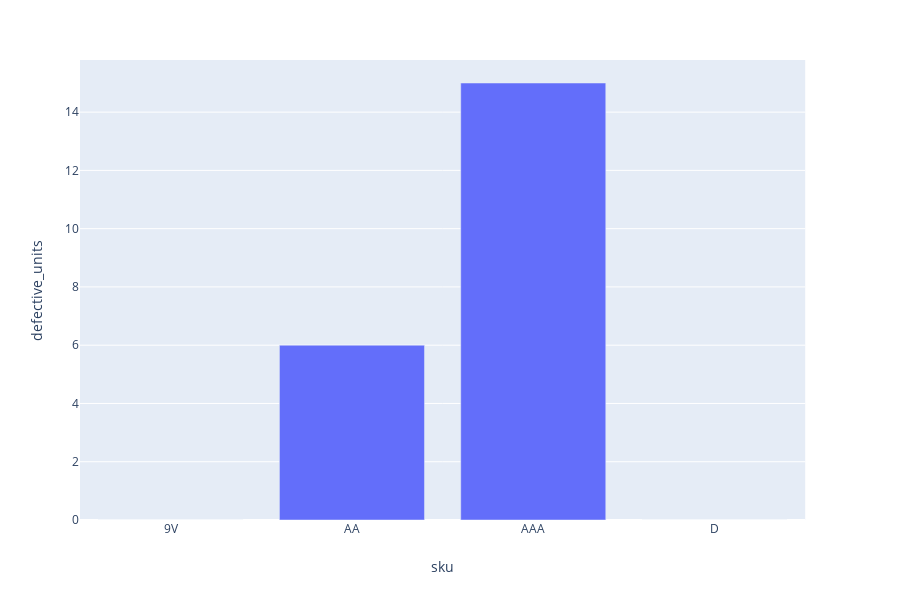

The notebook cell this image was saved under:
### Markdown cell above
### Group defective product by SKU and Visualize

### Code cell
order_status_count_by_product = join_order_defect.groupby('sku').sum()\
                                        .drop(['PB-SB','PB-SB2'])\
                                        .reset_index()\
                                        .rename(columns={'defective_code': 'defective_units'})\
                                        .replace({'PB-AA': 'AA',
                                                  'PB-AAA': 'AAA',
                                                  'PB-DBAT': 'D',
                                                  'PB-9VBAT': '9V'})
order_status_count_by_product

fig = px.bar(order_status_count_by_product, x='sku', y='defective_units')
fig.show()

### Figure 1 — Plotly figure (JSON) as saved in the notebook; plotly's stock layout.template omitted (floating-point values rounded to 4 significant figures)
{"data": [{"alignmentgroup": "True", "hoverlabel": {"namelength": 0}, "hovertemplate": "sku=%{x}<br>defective_units=%{y}", "legendgroup": "", "marker": {"color": "#636efa"}, "name": "", "offsetgroup": "", "orientation": "v", "showlegend": false, "textposition": "auto", "type": "bar", "x": ["9V", "AA", "AAA", "D"], "xaxis": "x", "y": [0, 6, 15, 0], "yaxis": "y"}], "layout": {"barmode": "relative", "height": 600, "legend": {"tracegroupgap": 0}, "margin": {"t": 60}, "xaxis": {"anchor": "y", "domain": [0, 0.98], "title": {"text": "sku"}}, "yaxis": {"anchor": "x", "domain": [0, 1], "title": {"text": "defective_units"}}}}
